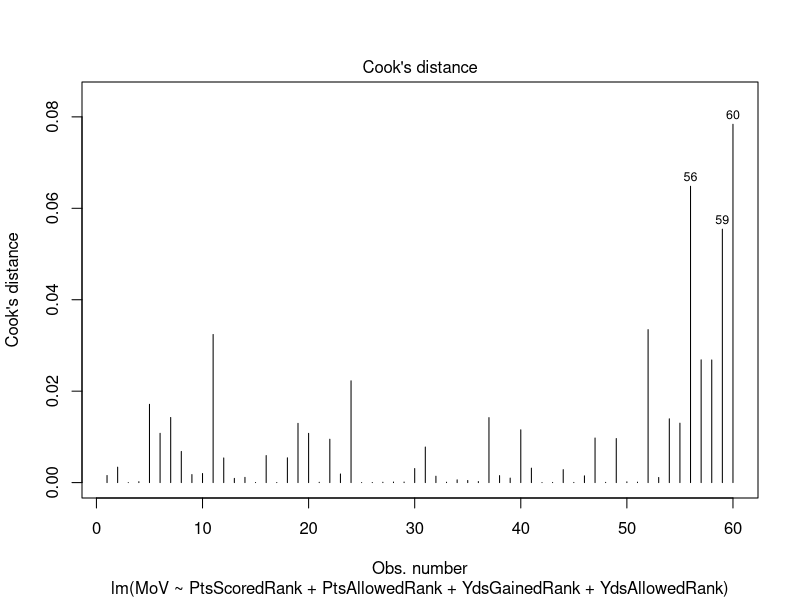
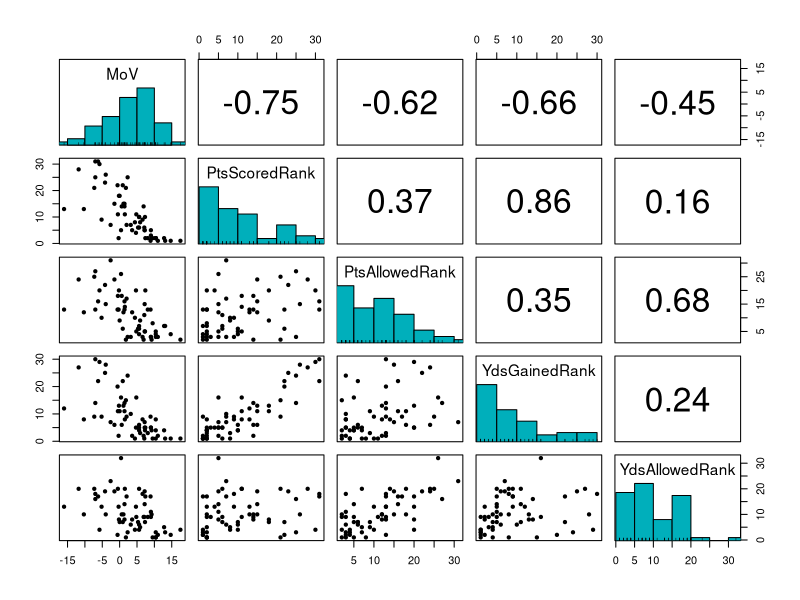
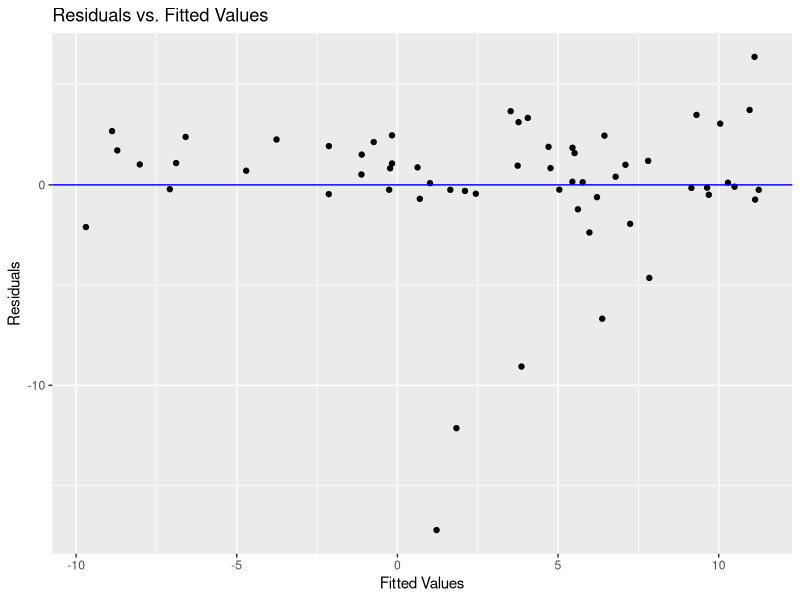
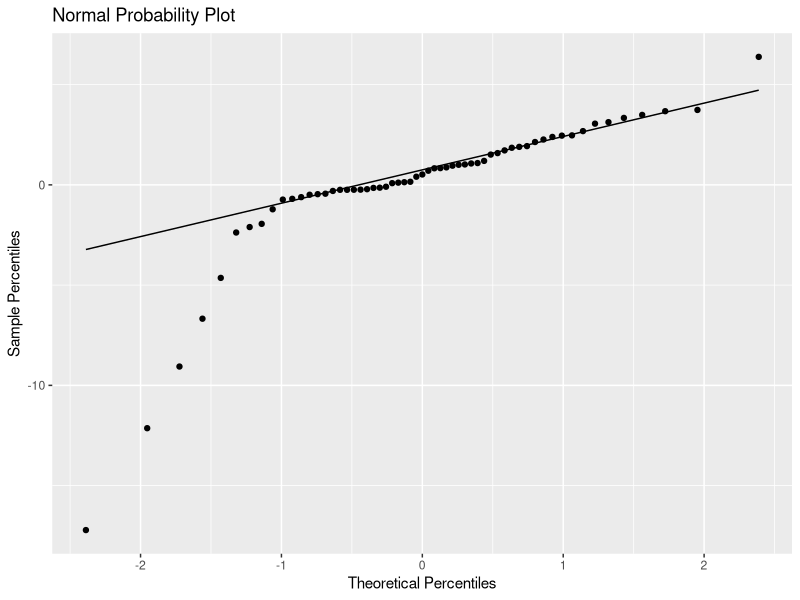
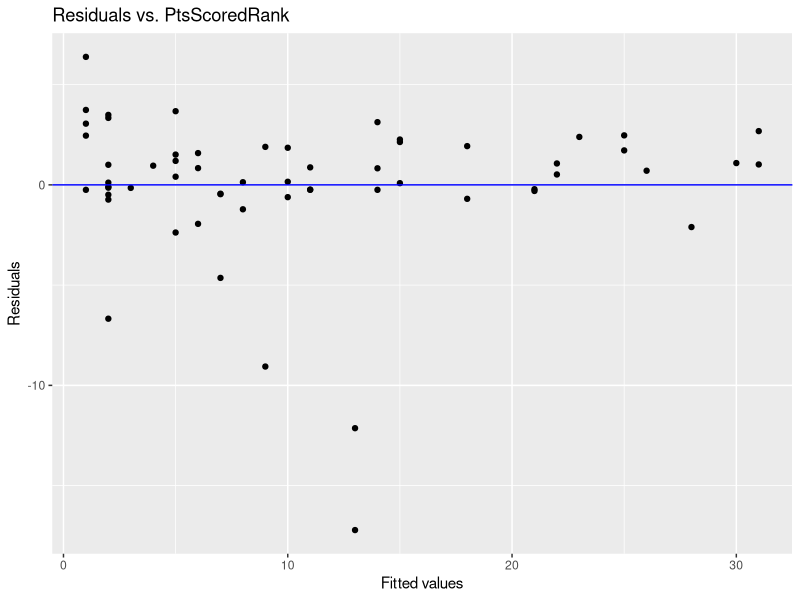
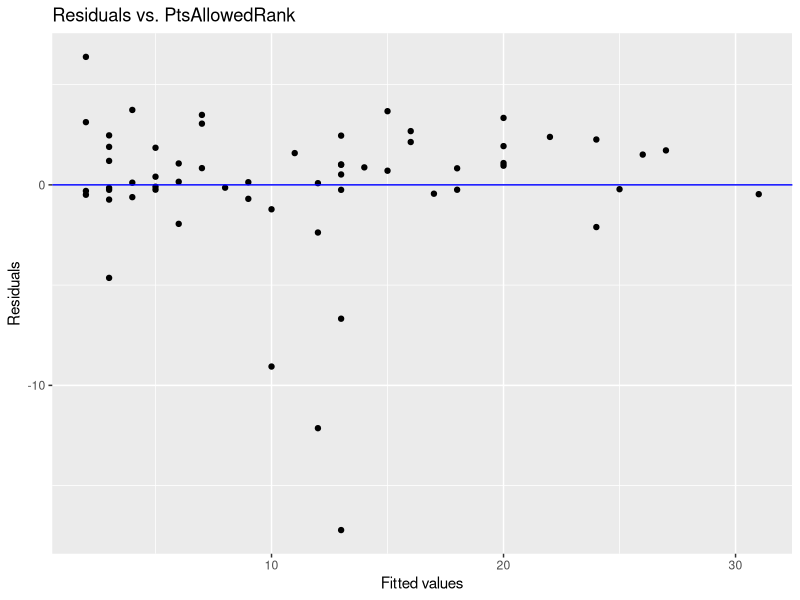
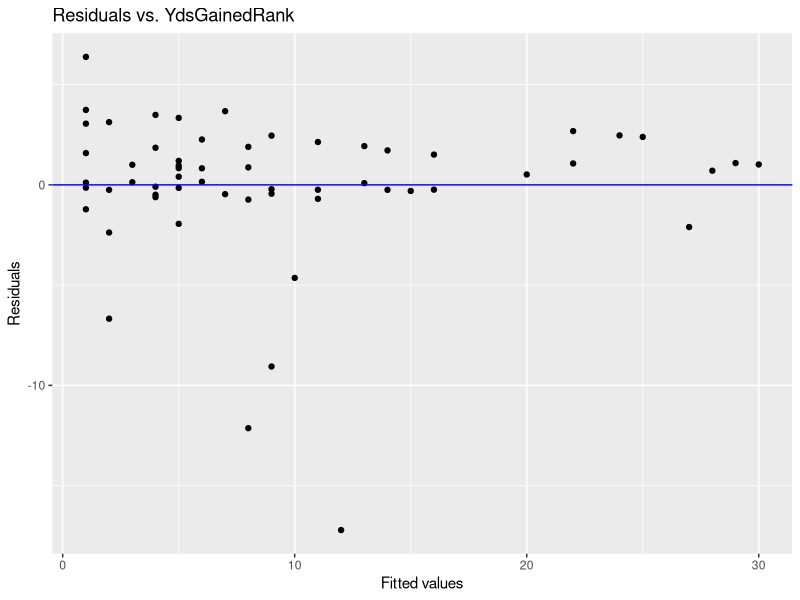
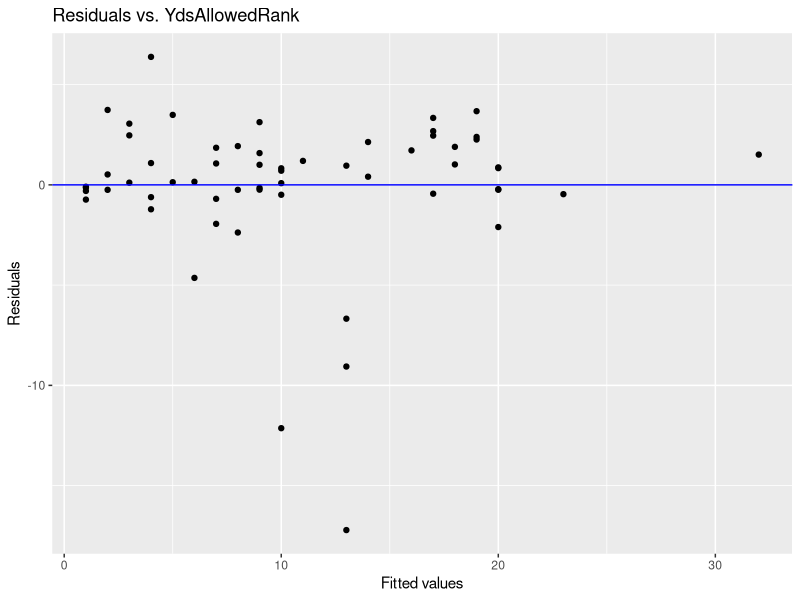

Recreate these plots in R, in order.
## ---- chunk 1
knitr::opts_chunk$set(echo = TRUE)

library(tidyverse)
library(car)
library(psych)
library(leaps)
## ---- chunk 2
# load data
data <- read.csv('./dallas_cowboys_season_data.csv')
mydata <- data[c("MoV", "PtsScoredRank", "PtsAllowedRank",
                 "YdsGainedRank", "YdsAllowedRank")]
## ---- chunk 3
# multiple regression model with all predictors
reg1 <- lm(MoV ~ PtsScoredRank + PtsAllowedRank + YdsGainedRank + YdsAllowedRank, mydata)
summary(reg1)
## ---- chunk 4
# identifying outliers with Cook's distance
plot(reg1, which = 4, cook.levels = cutoff)

mydata <- mydata[-56, -59, -60]
reg1 <- lm(MoV ~ PtsScoredRank + PtsAllowedRank + YdsGainedRank + YdsAllowedRank, mydata)
## ---- chunk 5
vif(reg1)
## ---- chunk 6
# scatter plot matrix
pairs.panels(mydata,
             method = "pearson", # correlation method
             hist.col = "#00AFBB", # color of histogram
             smooth = FALSE,
             density = FALSE,
             ellipses = FALSE)
## ---- chunk 7
# residuals vs. fitted values
mydata$resids1 <- residuals(reg1)
mydata$predicted1 <- predict(reg1)
ggplot(mydata, aes(x = predicted1, y = resids1)) +
  geom_point() +
  geom_hline(yintercept = 0, color = "blue") +
  labs(title ="Residuals vs. Fitted Values",
       x = "Fitted Values",
       y = "Residuals")

# normal probability plot
ggplot(mydata, aes(sample = resids1)) +
  stat_qq() +
  stat_qq_line() +
  labs(title = "Normal Probability Plot",
       x = "Theoretical Percentiles",
       y = "Sample Percentiles")
## ---- chunk 8
# residuals vs. predictors
ggplot(mydata, aes(x = PtsScoredRank, y = resids1)) +
  geom_point() +
  geom_hline(yintercept = 0, color = "blue") + 
  labs(title = "Residuals vs. PtsScoredRank",
  x = "Fitted values",
  y = "Residuals")

ggplot(mydata, aes(x = PtsAllowedRank, y = resids1)) +
  geom_point() +
  geom_hline(yintercept = 0, color = "blue") + 
  labs(title = "Residuals vs. PtsAllowedRank",
  x = "Fitted values",
  y = "Residuals")

ggplot(mydata, aes(x = YdsGainedRank, y = resids1)) +
  geom_point() +
  geom_hline(yintercept = 0, color = "blue") + 
  labs(title = "Residuals vs. YdsGainedRank",
  x = "Fitted values",
  y = "Residuals")

ggplot(mydata, aes(x = YdsAllowedRank, y = resids1)) +
  geom_point() +
  geom_hline(yintercept = 0, color = "blue") + 
  labs(title = "Residuals vs. YdsAllowedRank",
  x = "Fitted values",
  y = "Residuals")
## ---- chunk 9
# fit an empty model with only the response
FitStart <- lm(MoV ~ 1, mydata)

# fit a full model with all predictors
FitAll <- lm(MoV ~ PtsScoredRank + PtsAllowedRank + YdsGainedRank + YdsAllowedRank, mydata)
## ---- chunk 10
# run the stepwise regression with forward selection based on the AIC criterion
step(FitStart, direction = "forward", scope = formula(FitAll))
## ---- chunk 11
# run the stepwise regression with backward selection based on the AIC criterion
step(FitAll, direction = "backward", scope = formula(FitStart))
## ---- chunk 12
# find the best model for each number of predictors (with 3 predictors maximum)
models <- regsubsets(MoV ~ PtsScoredRank + PtsAllowedRank +
                           YdsGainedRank + YdsAllowedRank, mydata, nvmax = 4)
models.sum <- summary(models)

# create four plots within a 2x2 frame to compare the different criteria
par(mfrow = c(2,2))

# SSE
plot(models.sum$rss, xlab = "Number of predictors", ylab = "SSE", type = "l")

# R2
plot(models.sum$adjr2, xlab = "Number of predictors", ylab = "Adjusted RSq" , type = "l")

# Mallow's Cp
plot(models.sum$cp, xlab = "Number of predictors", ylab = "Cp", type = "l")

# BIC
plot(models.sum$bic, xlab = "Number of predictors", ylab = "BIC", type = "l")

# display the best model for each number of predictors
models.sum$outmat
## ---- chunk 13
# multiple regression model with 3 predictors and 1 interaction effect
reg2 <- lm(MoV ~ PtsScoredRank + PtsAllowedRank + YdsAllowedRank +
                 PtsAllowedRank * YdsAllowedRank, mydata)

summary(reg2)
## ---- chunk 14
# residuals vs. fitted values
mydata$resids2 <- residuals(reg2)
mydata$predicted2 <- predict(reg2)
ggplot(mydata, aes(x = predicted2, y = resids2)) +
  geom_point() +
  geom_hline(yintercept = 0, color = "blue") +
  labs(title ="Residuals vs. Fitted Values",
       x = "Fitted Values",
       y = "Residuals")

# normal probability plot
ggplot(mydata, aes(sample = resids2)) +
  stat_qq() +
  stat_qq_line() +
  labs(title = "Normal Probability Plot",
       x = "Theoretical Percentiles",
       y = "Sample Percentiles")
## ---- chunk 15
# calculate the Variance Inflation Factor for each predictor
vif(reg2)
## ---- chunk 16
# center the predictors
mydata <- mydata %>%
          mutate(PtsScoredRank.c = PtsScoredRank - mean(PtsScoredRank),
                 PtsAllowedRank.c = PtsAllowedRank - mean(PtsAllowedRank),
                 YdsGainedRank.c = YdsGainedRank - mean(YdsGainedRank),
                 YdsAllowedRank.c = YdsAllowedRank - mean(YdsAllowedRank))

# fit the regression model with centered predictors
reg3 <- lm(MoV ~ PtsScoredRank.c + PtsAllowedRank.c + YdsAllowedRank.c +
                 PtsAllowedRank.c * YdsAllowedRank.c, mydata)

summary(reg3)
## ---- chunk 17
# residuals vs. fitted values
mydata$resids3 <- residuals(reg3)
mydata$predicted3 <- predict(reg3)
ggplot(mydata, aes(x = predicted3, y = resids3)) +
  geom_point() +
  geom_hline(yintercept = 0, color = "blue") +
  labs(title ="Residuals vs. Fitted Values",
       x = "Fitted Values",
       y = "Residuals")

# normal probability plot
ggplot(mydata, aes(sample = resids3)) +
  stat_qq() +
  stat_qq_line() +
  labs(title = "Normal Probability Plot",
       x = "Theoretical Percentiles",
       y = "Sample Percentiles")
## ---- chunk 18
# updated VIF
vif(reg3)
